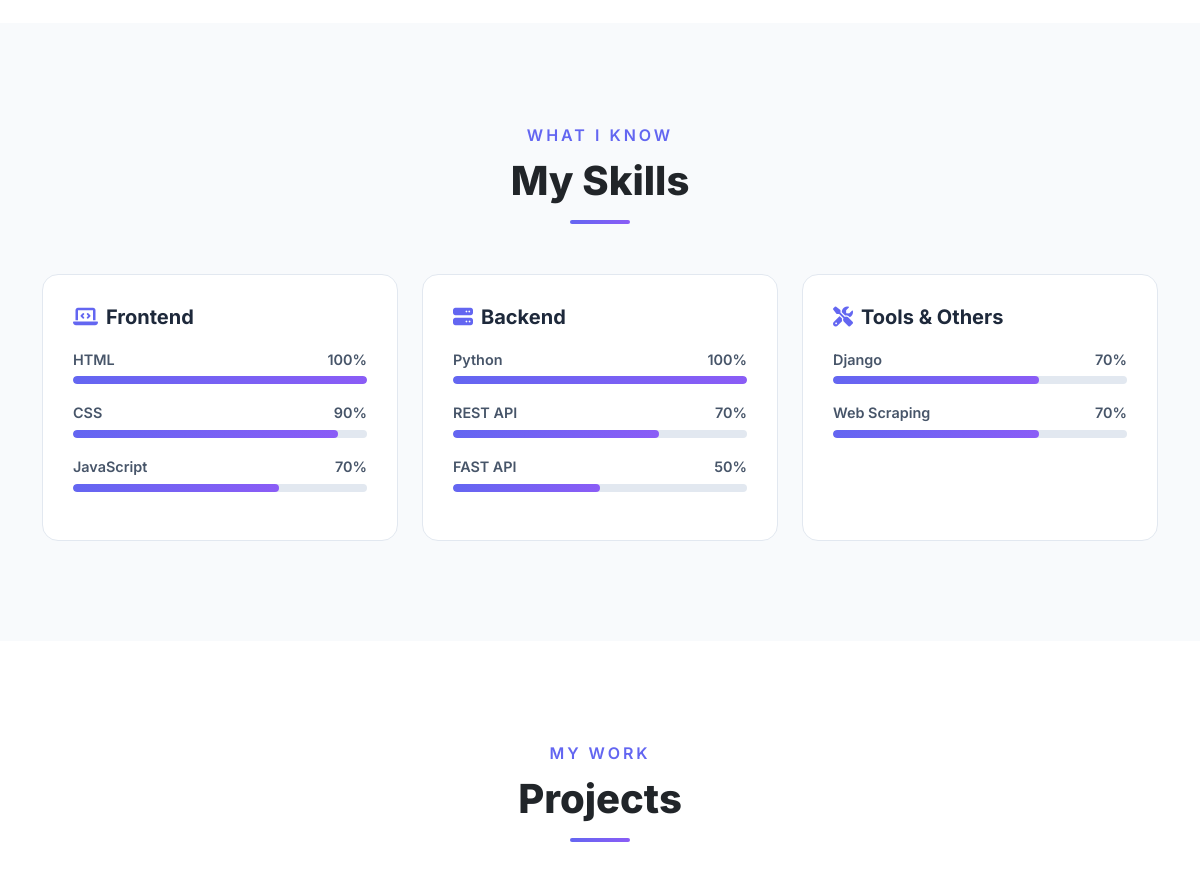
/ (middle part), run on an earlier commit of the app's database.
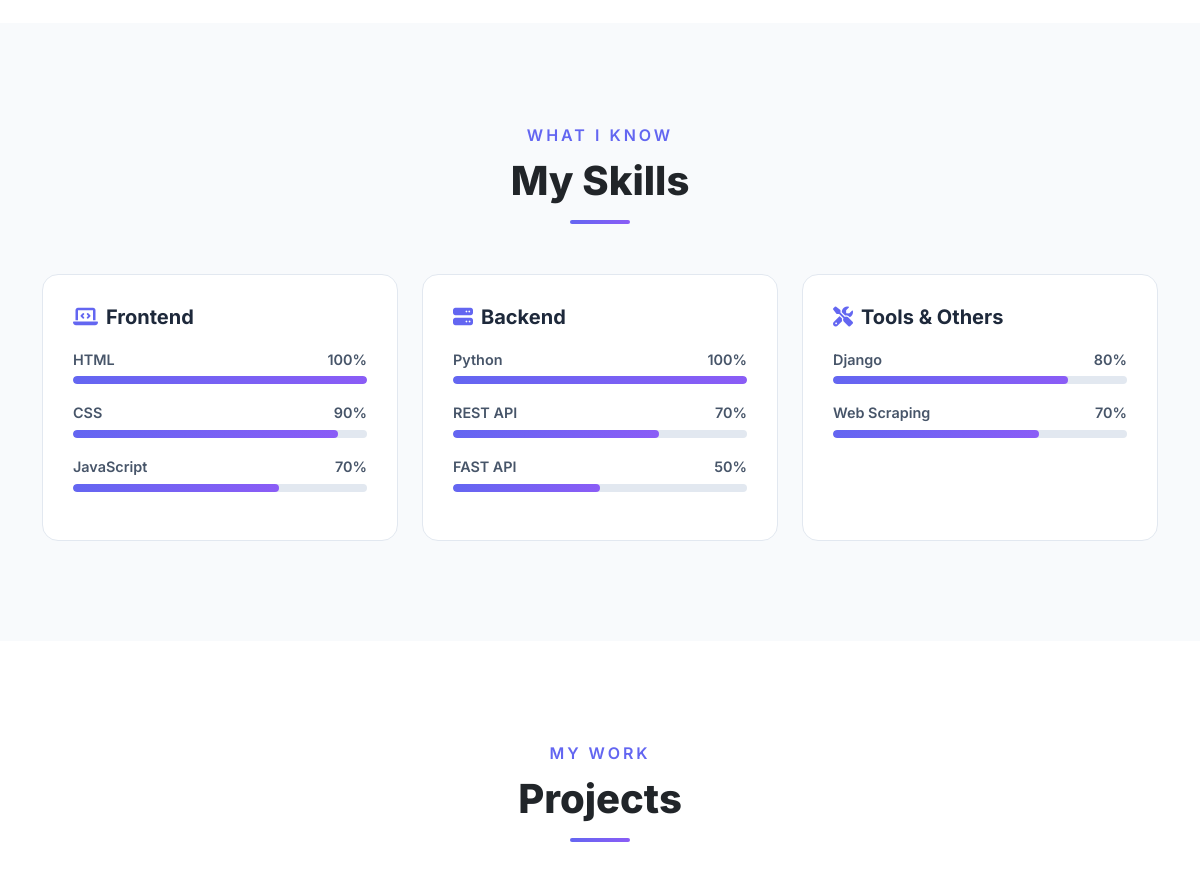
And on a later commit of the database.
### folioapp/models.py (models this page shows, shortened)
class Skill(models.Model):
    CATEGORY_CHOICES = [
        ('frontend', 'Frontend'),
        ('backend', 'Backend'),
        ('tools', 'Tools & Others'),
    ]
    name = models.CharField(max_length=100)
    percentage = models.IntegerField()
    category = models.CharField(max_length=50, choices=CATEGORY_CHOICES)
    icon = models.CharField(max_length=100, blank=True)

### folioapp/views.py (the view)
# urls.py: 2. Add a URL to urlpatterns:  path('', views.home, name='home')
def home(request):
    profile = Profile.objects.first()
    projects = Project.objects.all()
    skills = Skill.objects.all()
    frontend_skills = Skill.objects.filter(category='frontend')
    backend_skills = Skill.objects.filter(category='backend')
    tools_skills = Skill.objects.filter(category='tools')
    experiences = Experience.objects.all()
    educations = Education.objects.all()
    if request.method == 'POST':
        form = ContactForm(request.POST)
        if form.is_valid():
            form.save()
            return redirect('success')
    else:
        form = ContactForm()
    return render(request, 'home.html', {
        'profile': profile,
        'projects': projects,
        'skills': skills,
        'frontend_skills': frontend_skills,
        'backend_skills': backend_skills,
        'tools_skills': tools_skills,
        'experiences': experiences,
        'educations': educations,
        'form': form,
    })

### templates/home.html (shortened to what this page needs)
{% extends 'base.html' %}
{% block content %}
<section class="section-pad" id="about">
</section>
<section class="section-pad skills-section" id="skills">
    <div class="container">
        <div class="text-center" data-aos="fade-up">
            <p class="section-subtitle">What I Know</p>
            <h2 class="section-title">My Skills</h2>
            <div class="section-line"></div>
        </div>
        <div class="row g-4">
            <div class="col-lg-4" data-aos="fade-up" data-aos-delay="100">
                <div class="skill-card">
                    <h5><i class="fas fa-laptop-code me-2 text-indigo" style="color:#6366F1;"></i>Frontend</h5>
                    {% for skill in frontend_skills %}
                    <div class="skill-item">
                        <div class="d-flex justify-content-between skill-name">
                            <span>{{ skill.name }}</span>
                            <span>{{ skill.percentage }}%</span>
                        </div>
                        <div class="skill-bar">
                            <div class="skill-fill" style="width: {{ skill.percentage }}%;"></div>
                        </div>
                    </div>
                    {% endfor %}
                </div>
            </div>
            <div class="col-lg-4" data-aos="fade-up" data-aos-delay="200">
                <div class="skill-card">
                    <h5><i class="fas fa-server me-2" style="color:#6366F1;"></i>Backend</h5>
                    {% for skill in backend_skills %}
                    <div class="skill-item">
                        <div class="d-flex justify-content-between skill-name">
                            <span>{{ skill.name }}</span>
                            <span>{{ skill.percentage }}%</span>
                        </div>
                        <div class="skill-bar">
                            <div class="skill-fill" style="width: {{ skill.percentage }}%;"></div>
                        </div>
                    </div>
                    {% endfor %}
                </div>
            </div>
            <div class="col-lg-4" data-aos="fade-up" data-aos-delay="300">
                <div class="skill-card">
                    <h5><i class="fas fa-tools me-2" style="color:#6366F1;"></i>Tools & Others</h5>
                    {% for skill in tools_skills %}
                    <div class="skill-item">
                        <div class="d-flex justify-content-between skill-name">
                            <span>{{ skill.name }}</span>
                            <span>{{ skill.percentage }}%</span>
                        </div>
                        <div class="skill-bar">
                            <div class="skill-fill" style="width: {{ skill.percentage }}%;"></div>
                        </div>
                    </div>
                    {% endfor %}
                </div>
            </div>
        </div>
    </div>
</section>
<section class="section-pad" id="projects">
    <div class="container">
        <div class="text-center" data-aos="fade-up">
            <p class="section-subtitle">My Work</p>
            <h2 class="section-title">Projects</h2>
            <div class="section-line"></div>
        </div>
        <div class="row g-4">
        </div>
    </div>
</section>
{% endblock %}

What changed in the data, as far as the page shows it:
changed Skill "Django": percentage "70" → "80"
